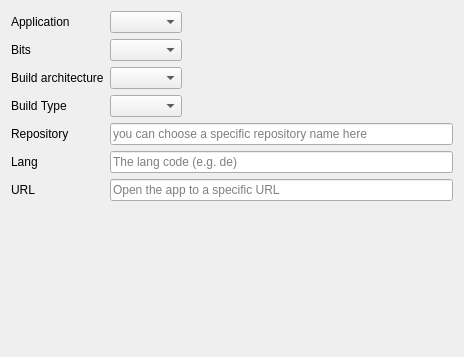
<?xml version="1.0" encoding="UTF-8"?>
<ui version="4.0">
 <class>Intro</class>
 <widget class="QWidget" name="Intro">
  <property name="geometry">
   <rect>
    <x>0</x>
    <y>0</y>
    <width>464</width>
    <height>357</height>
   </rect>
  </property>
  <property name="windowTitle">
   <string>Form</string>
  </property>
  <layout class="QFormLayout" name="formLayout">
   <property name="fieldGrowthPolicy">
    <enum>QFormLayout::ExpandingFieldsGrow</enum>
   </property>
   <item row="0" column="0">
    <widget class="QLabel" name="label">
     <property name="text">
      <string>Application</string>
     </property>
    </widget>
   </item>
   <item row="0" column="1">
    <widget class="QComboBox" name="app_combo"/>
   </item>
   <item row="1" column="0">
    <widget class="QLabel" name="label_4">
     <property name="text">
      <string>Bits</string>
     </property>
    </widget>
   </item>
   <item row="1" column="1">
    <widget class="QComboBox" name="bits_combo"/>
   </item>
   <item row="2" column="0">
    <widget class="QLabel" name="arch_label">
     <property name="text">
      <string>Build architecture</string>
     </property>
    </widget>
   </item>
   <item row="2" column="1">
    <widget class="QComboBox" name="arch_combo"/>
   </item>
   <item row="3" column="0">
    <widget class="QLabel" name="label_5">
     <property name="text">
      <string>Build Type</string>
     </property>
    </widget>
   </item>
   <item row="3" column="1">
    <widget class="QComboBox" name="build_type">
     <property name="toolTip">
      <string>Choose a build type you want.</string>
     </property>
    </widget>
   </item>
   <item row="4" column="0">
    <widget class="QLabel" name="repository_label">
     <property name="toolTip">
      <string>you can choose a specific repository name here</string>
     </property>
     <property name="text">
      <string>Repository</string>
     </property>
    </widget>
   </item>
   <item row="4" column="1">
    <widget class="QLineEdit" name="repository">
     <property name="toolTip">
      <string>repository like autoland|mozilla-beta|...</string>
     </property>
     <property name="placeholderText">
      <string>you can choose a specific repository name here</string>
     </property>
    </widget>
   </item>
   <item row="5" column="0">
    <widget class="QLabel" name="lang_label">
     <property name="toolTip">
      <string>enter the code of the lang you want a build for</string>
     </property>
     <property name="text">
      <string>Lang</string>
     </property>
    </widget>
   </item>
   <item row="5" column="1">
    <widget class="QLineEdit" name="lang">
     <property name="toolTip">
      <string>Lang code such as he, ar, zh-TW</string>
     </property>
     <property name="placeholderText">
      <string>The lang code (e.g. de)</string>
     </property>
    </widget>
   </item>
   <item row="6" column="0">
    <widget class="QLabel" name="url_label">
     <property name="toolTip">
      <string>enter a URL to pass to the app</string>
     </property>
     <property name="text">
      <string>URL</string>
     </property>
    </widget>
   </item>
   <item row="6" column="1">
    <widget class="QLineEdit" name="url">
     <property name="toolTip">
      <string>URL such as example.org, https://mozilla.org, about:logo</string>
     </property>
     <property name="placeholderText">
      <string>Open the app to a specific URL</string>
     </property>
    </widget>
   </item>
  </layout>
 </widget>
 <resources/>
 <connections/>
</ui>
